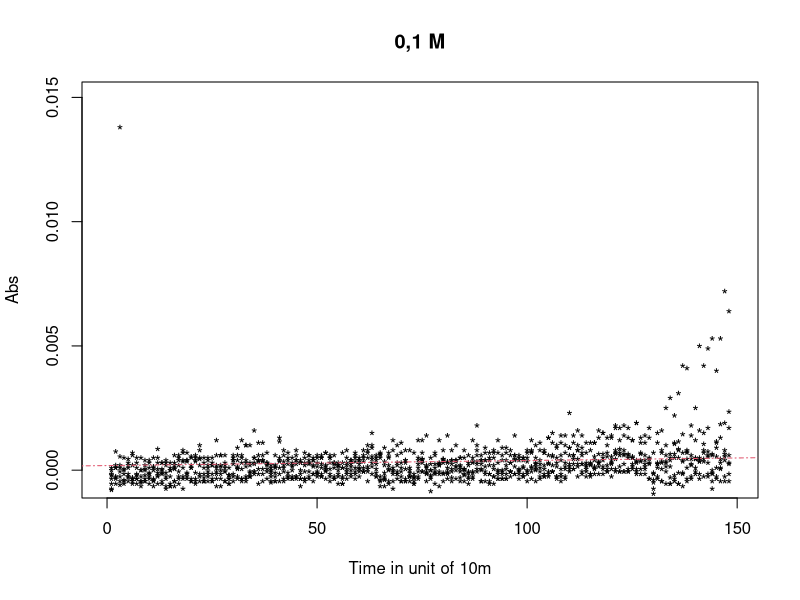

The R source for this figure:
setwd('/Users/ZoubouzoumBouzey/Documents/Bacteruino/bio/2nd/bigassplot2/')

table = read.table("alllm201.csv", header = TRUE)

summary(table)

table[,c('pas','X01all')]

#par(mfrow=c(2,1))   #HAVE TO BE ACTIVETED in order to plot every graph differently. 

plot(table[,'pas'], table[,'X01all'],main = "0,1 M", pch='*', col=1, xlim = c(0, 149), ylab = 'Abs', xlab = 'Time in unit of 10m' ,ylim = c(-0.0005 , 0.015))
blancall = lm(X01all~pas, table)
summary(lm(X01all~pas, table))
abline(blancall, lty=4,col = 2)
